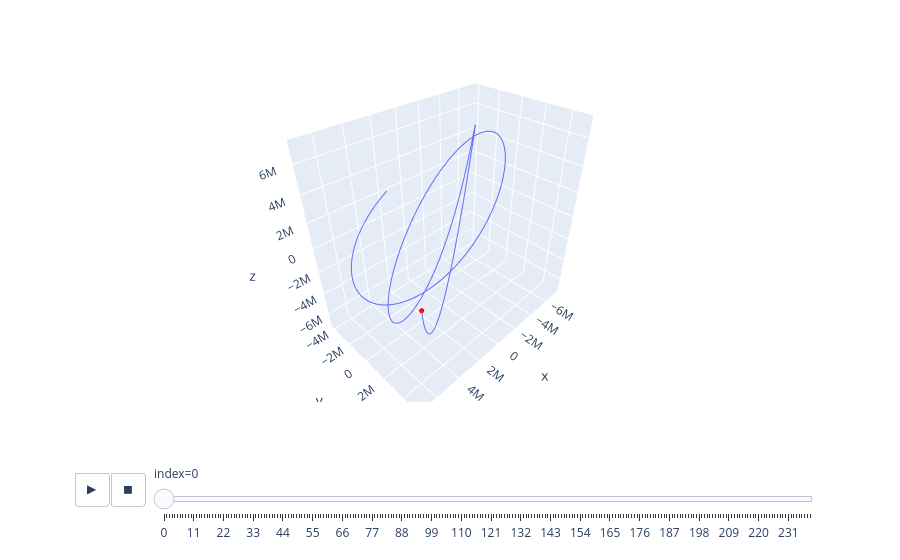

Notebook code for this chart:
### Code cell
r = controller.generate()

df = pd.DataFrame({"x": ecefs[0], "y": ecefs[1], "z": ecefs[2]})
fig_point = px.scatter_3d(
    df, x="x", y="y", z="z", color_discrete_sequence=["red"], animation_frame=df.index
)
fig_point.update_traces(marker_size=3)
fig_line = px.line_3d(df, x="x", y="y", z="z")

# use `fig_point` as base and merge `fig_line` into it
fig = fig_point
for tr in fig_line.select_traces():
    fig_point.add_trace(tr)

# enable the button to toggle project lines to the grid
# ref:
# - https://github.com/plotly/plotly.py/blob/ae85438086c325a32d91604ae00893f85f125cdc/CHANGELOG.md?plain=1#L480
# - https://github.com/plotly/plotly.py/issues/3274
fig.show(config={
    "modeBarButtonsToAdd": ["v1hovermode", "toggleSpikeLines"],
})
